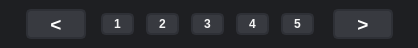
<?xml version="1.0" encoding="UTF-8"?>
<ui version="4.0">
 <class>Form</class>
 <widget class="QWidget" name="Form">
  <property name="geometry">
   <rect>
    <x>0</x>
    <y>0</y>
    <width>418</width>
    <height>48</height>
   </rect>
  </property>
  <property name="windowTitle">
   <string>Form</string>
  </property>
  <property name="styleSheet">
   <string notr="true">QWidget {
	background-color: rgb(30, 31, 34);
	color: rgb(255, 255, 255);
}

QLabel {
	color: rgb(255, 255, 255);
	background-color: rgb(23, 24, 26);
	border-radius: 5px;
}</string>
  </property>
  <layout class="QGridLayout" name="gridLayout">
   <property name="leftMargin">
    <number>0</number>
   </property>
   <property name="topMargin">
    <number>0</number>
   </property>
   <property name="rightMargin">
    <number>0</number>
   </property>
   <property name="bottomMargin">
    <number>0</number>
   </property>
   <property name="spacing">
    <number>0</number>
   </property>
   <item row="0" column="0">
    <widget class="QFrame" name="frame">
     <property name="styleSheet">
      <string notr="true">QPushButton {
	border-radius: 5px;
	background-color: rgb(56, 58, 64);
	border: 2px solid rgb(46, 48, 54);
}

QPushButton:hover {
	background-color: rgb(76, 78, 84);
}

QPushButton:pressed {
	background-color: rgb(66, 68, 74);
	color: rgb(150, 151, 154);
}</string>
     </property>
     <property name="frameShape">
      <enum>QFrame::NoFrame</enum>
     </property>
     <property name="frameShadow">
      <enum>QFrame::Raised</enum>
     </property>
     <layout class="QGridLayout" name="gridLayout_2">
      <item row="0" column="3">
       <widget class="QListWidget" name="listWidget">
        <property name="sizePolicy">
         <sizepolicy hsizetype="Preferred" vsizetype="Ignored">
          <horstretch>0</horstretch>
          <verstretch>0</verstretch>
         </sizepolicy>
        </property>
        <property name="maximumSize">
         <size>
          <width>230</width>
          <height>16777215</height>
         </size>
        </property>
        <property name="font">
         <font>
          <weight>75</weight>
          <bold>true</bold>
         </font>
        </property>
        <property name="styleSheet">
         <string notr="true">/* COLOR */
QListWidget {
	color: rgb(245, 245, 245);
}

QListWidget {
    show-decoration-selected: none; /* make the selection span the entire width of the view */
	outline: none;
	border-image: url();
}

QListWidget::item {
    border-radius: 5px;
	background-color: rgb(56, 58, 64);
	border: 2px solid rgb(46, 48, 54);
    color: rgb(245, 245, 245);
	padding: 0px 8px 0px 8px;
	margin: 4px;
}

QListWidget::item:selected {
    background-color: rgb(66, 68, 74);
	color: rgb(150, 151, 154);
	outline: none;
}

QListWidget::item:selected:!active {
	background-color: rgb(76, 78, 84);
}

QListWidget::item:selected:active {
	background-color: rgb(76, 78, 84);
}

QListWidget::item:hover {
    background-color: rgb(76, 78, 84);
}</string>
        </property>
        <property name="frameShape">
         <enum>QFrame::NoFrame</enum>
        </property>
        <property name="flow">
         <enum>QListView::LeftToRight</enum>
        </property>
        <property name="resizeMode">
         <enum>QListView::Fixed</enum>
        </property>
        <property name="gridSize">
         <size>
          <width>45</width>
          <height>0</height>
         </size>
        </property>
        <item>
         <property name="text">
          <string>1</string>
         </property>
        </item>
        <item>
         <property name="text">
          <string>2</string>
         </property>
        </item>
        <item>
         <property name="text">
          <string>3</string>
         </property>
        </item>
        <item>
         <property name="text">
          <string>4</string>
         </property>
        </item>
        <item>
         <property name="text">
          <string>5</string>
         </property>
        </item>
       </widget>
      </item>
      <item row="0" column="4">
       <widget class="QPushButton" name="pushButton_2">
        <property name="sizePolicy">
         <sizepolicy hsizetype="Fixed" vsizetype="Fixed">
          <horstretch>0</horstretch>
          <verstretch>0</verstretch>
         </sizepolicy>
        </property>
        <property name="minimumSize">
         <size>
          <width>60</width>
          <height>30</height>
         </size>
        </property>
        <property name="maximumSize">
         <size>
          <width>60</width>
          <height>30</height>
         </size>
        </property>
        <property name="font">
         <font>
          <pointsize>14</pointsize>
          <weight>75</weight>
          <bold>true</bold>
         </font>
        </property>
        <property name="text">
         <string>&gt;</string>
        </property>
       </widget>
      </item>
      <item row="0" column="5">
       <spacer name="horizontalSpacer_2">
        <property name="orientation">
         <enum>Qt::Horizontal</enum>
        </property>
        <property name="sizeHint" stdset="0">
         <size>
          <width>16</width>
          <height>20</height>
         </size>
        </property>
       </spacer>
      </item>
      <item row="0" column="1">
       <widget class="QPushButton" name="pushButton">
        <property name="sizePolicy">
         <sizepolicy hsizetype="Fixed" vsizetype="Fixed">
          <horstretch>0</horstretch>
          <verstretch>0</verstretch>
         </sizepolicy>
        </property>
        <property name="minimumSize">
         <size>
          <width>60</width>
          <height>30</height>
         </size>
        </property>
        <property name="maximumSize">
         <size>
          <width>60</width>
          <height>30</height>
         </size>
        </property>
        <property name="font">
         <font>
          <pointsize>14</pointsize>
          <weight>75</weight>
          <bold>true</bold>
         </font>
        </property>
        <property name="text">
         <string>&lt;</string>
        </property>
       </widget>
      </item>
      <item row="0" column="0">
       <spacer name="horizontalSpacer">
        <property name="orientation">
         <enum>Qt::Horizontal</enum>
        </property>
        <property name="sizeHint" stdset="0">
         <size>
          <width>16</width>
          <height>20</height>
         </size>
        </property>
       </spacer>
      </item>
      <item row="0" column="2">
       <spacer name="horizontalSpacer_3">
        <property name="orientation">
         <enum>Qt::Horizontal</enum>
        </property>
        <property name="sizeType">
         <enum>QSizePolicy::Fixed</enum>
        </property>
        <property name="sizeHint" stdset="0">
         <size>
          <width>5</width>
          <height>0</height>
         </size>
        </property>
       </spacer>
      </item>
     </layout>
    </widget>
   </item>
  </layout>
 </widget>
 <resources/>
 <connections/>
</ui>
